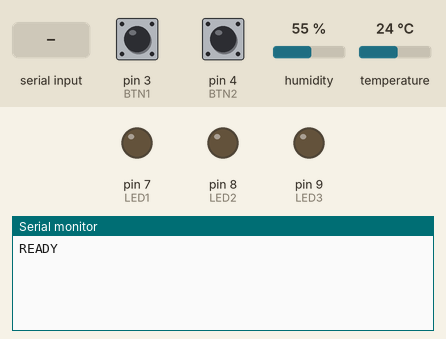
Bench run of a sketch on a simulated Arduino Uno, built with avr-gcc and run on an emulated ATmega328P. Parts: output pins drawn as LEDs (lit = HIGH), the last lines printed to the serial monitor. Inputs (shaded band) come from the test bench; at power-on: pin 3 (BTN1) HIGH, pin 4 (BTN2) HIGH, humidity 55 %, temperature 24 °C.

Above: at 2.2 s.
2.3 s: pin 3 (BTN1) pulled LOW for 0.15 s
At 3.5 s:
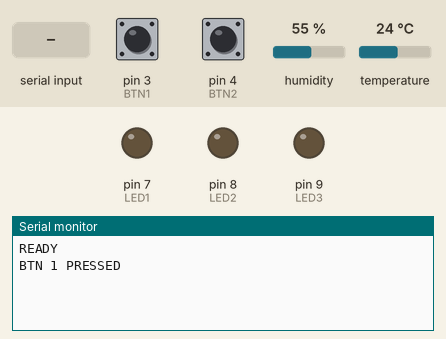
3.9 s: "LED\n" received over Serial
At 5.1 s:
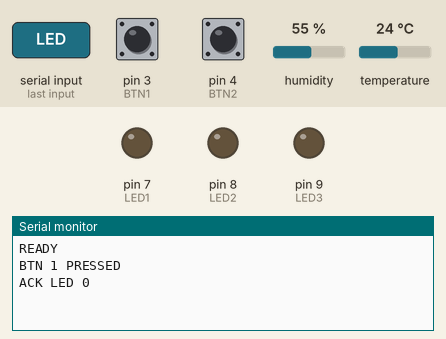
5.4 s: "SENSOR?\n" received over Serial
At 6.0 s:
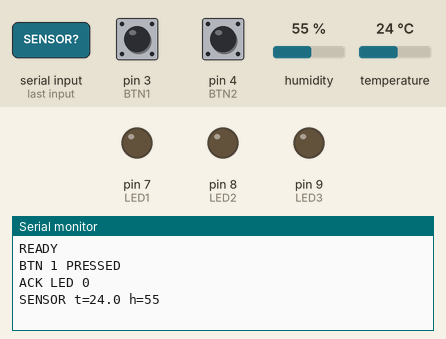

The sketch:

cap5_ParlaColTuoSensore.ino
```cpp
// CAP5_ParlaColTuoSensore.ino
#include <DHT.h>

#define DHTPIN 2
#define DHTTYPE DHT11
DHT dht(DHTPIN, DHTTYPE);

const int LED1 = 7;
const int LED2 = 8;
const int LED3 = 9;

const int BTN1 = 3;
const int BTN2 = 4;

bool blink3 = false;
unsigned long lastBlink = 0;
bool led3State = false;

void setup() {
  Serial.begin(9600);
  pinMode(LED1, OUTPUT);
  pinMode(LED2, OUTPUT);
  pinMode(LED3, OUTPUT);
  pinMode(BTN1, INPUT_PULLUP);
  pinMode(BTN2, INPUT_PULLUP);
  dht.begin();
  delay(1000);
  Serial.println("READY");
}

void handleCommand(String line) {
  line.trim();
  line.toUpperCase();
  if (line.startsWith("LED")) {
    // es. "LED 1 ON"
    int idx = line.substring(4,5).toInt();
    String action = line.substring(6);
    int pin = (idx==1)?LED1 : (idx==2)?LED2 : LED3;

    if (action == "ON")  { digitalWrite(pin, HIGH); if (idx==3) blink3=false; }
    if (action == "OFF") { digitalWrite(pin, LOW);  if (idx==3) blink3=false; }
    if (action == "BLINK" && idx==3) { blink3=true; }

    Serial.print("ACK LED "); Serial.print(idx);
    Serial.print(" "); Serial.println(action);
  }
  else if (line.startsWith("SENSOR?")) {
    float t = dht.readTemperature();
    float h = dht.readHumidity();
    if (isnan(t) || isnan(h)) {
      Serial.println("SENSOR ERR");
    } else {
      Serial.print("SENSOR t=");
      Serial.print(t,1);
      Serial.print(" h=");
      Serial.println(h,0);
    }
  }
}

void loop() {
  // pulsanti (low = premuto)
  static bool b1prev=true, b2prev=true;
  bool b1 = digitalRead(BTN1);
  bool b2 = digitalRead(BTN2);
  if (b1==LOW && b1prev==HIGH) Serial.println("BTN 1 PRESSED");
  if (b2==LOW && b2prev==HIGH) Serial.println("BTN 2 PRESSED");
  b1prev=b1; b2prev=b2;

  // lampeggio LED3 se attivo
  if (blink3) {
    unsigned long now = millis();
    if (now - lastBlink > 400) {
      led3State = !led3State;
      digitalWrite(LED3, led3State ? HIGH : LOW);
      lastBlink = now;
    }
  }

  // comandi seriali
  if (Serial.available()) {
    String line = Serial.readStringUntil('\n');
    handleCommand(line);
  }
}
```

Measured:
- after the input at 2.3 s, the serial monitor: prints a new line at once (image 1)
- after the input at 3.9 s, the serial monitor: prints a new line at once (image 2)
- after the input at 5.4 s, the serial monitor: prints a new line at once (image 3)
